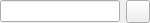
<?xml version="1.0" encoding="UTF-8"?>
<ui version="4.0">
 <class>TabHeader</class>
 <widget class="QWidget" name="TabHeader">
  <property name="enabled">
   <bool>true</bool>
  </property>
  <property name="geometry">
   <rect>
    <x>0</x>
    <y>0</y>
    <width>150</width>
    <height>23</height>
   </rect>
  </property>
  <property name="sizePolicy">
   <sizepolicy hsizetype="Fixed" vsizetype="Fixed">
    <horstretch>0</horstretch>
    <verstretch>0</verstretch>
   </sizepolicy>
  </property>
  <property name="minimumSize">
   <size>
    <width>150</width>
    <height>0</height>
   </size>
  </property>
  <property name="maximumSize">
   <size>
    <width>150</width>
    <height>16777215</height>
   </size>
  </property>
  <property name="windowTitle">
   <string>Form</string>
  </property>
  <layout class="QGridLayout" name="gridLayout_2" columnstretch="1,0">
   <property name="leftMargin">
    <number>0</number>
   </property>
   <property name="topMargin">
    <number>0</number>
   </property>
   <property name="rightMargin">
    <number>0</number>
   </property>
   <property name="bottomMargin">
    <number>0</number>
   </property>
   <property name="spacing">
    <number>6</number>
   </property>
   <item row="0" column="0">
    <widget class="EditableLabel" name="editor">
     <property name="sizePolicy">
      <sizepolicy hsizetype="Expanding" vsizetype="Fixed">
       <horstretch>0</horstretch>
       <verstretch>0</verstretch>
      </sizepolicy>
     </property>
     <property name="minimumSize">
      <size>
       <width>0</width>
       <height>0</height>
      </size>
     </property>
    </widget>
   </item>
   <item row="0" column="1">
    <widget class="QToolButton" name="close">
     <property name="text">
      <string/>
     </property>
    </widget>
   </item>
  </layout>
 </widget>
 <customwidgets>
  <customwidget>
   <class>EditableLabel</class>
   <extends>QLineEdit</extends>
   <header location="global">EditableLabel.h</header>
  </customwidget>
 </customwidgets>
 <resources/>
 <connections/>
</ui>
